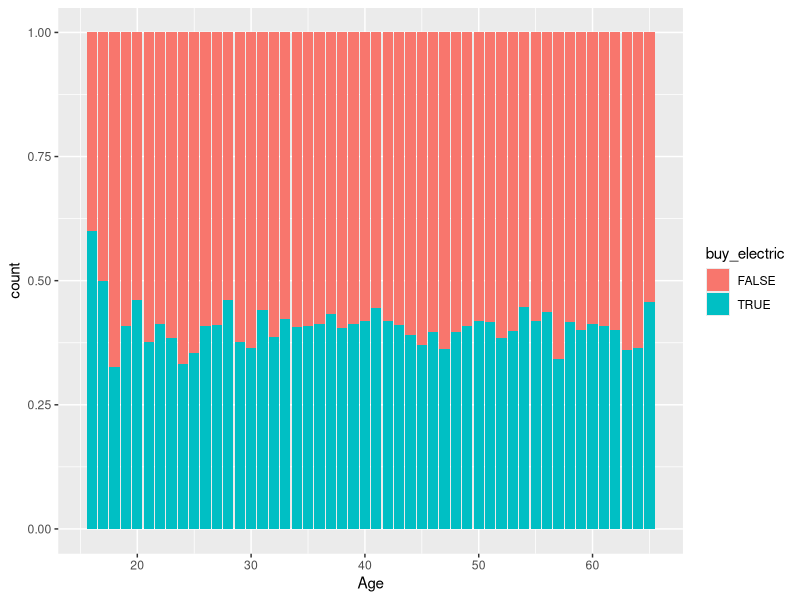
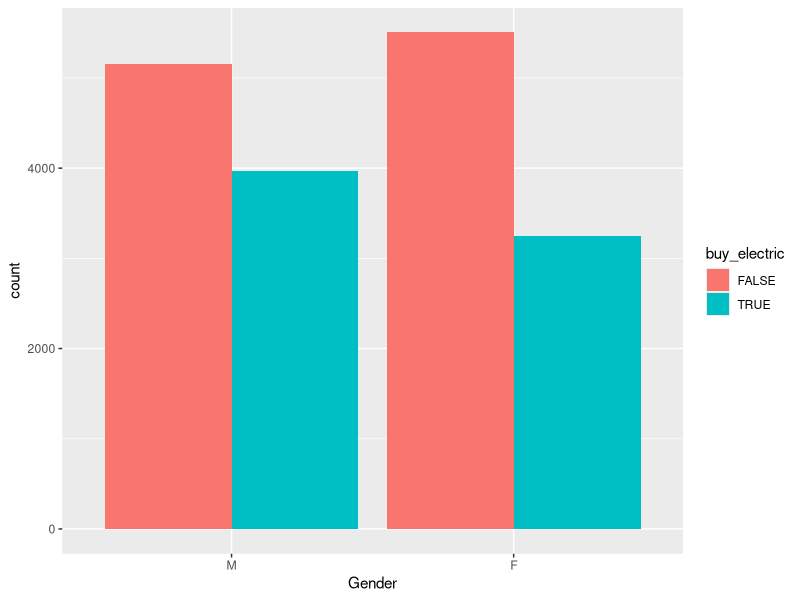
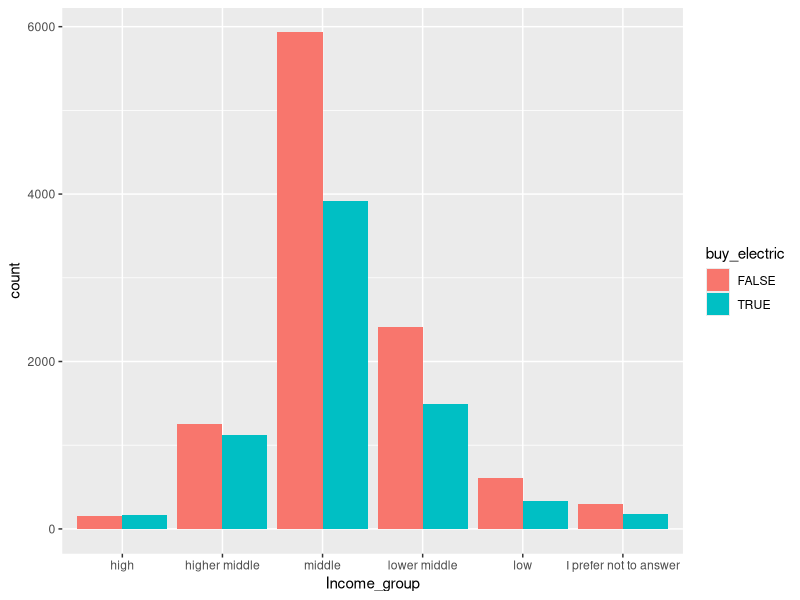
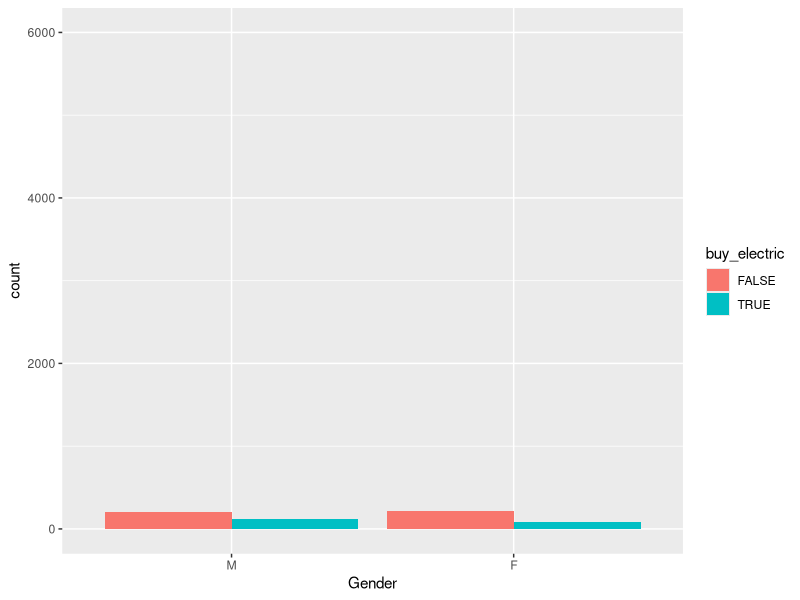

Write the R code that produced these figures, in order.
## ---- chunk 1
knitr::opts_chunk$set(echo = TRUE)
## ---- chunk 2
library(dplyr)
library(ggplot2)
library(tidyr)
library(readr)
library(forcats)
library(lubridate)
## ---- chunk 3
hev <- read.csv2("Data/HEV_article_2018_filtered.csv")
View(hev)
## ---- chunk 4
str(hev)
## ---- chunk 5
hev <- hev %>% select(-Car_sharing_)

hev1 <- hev %>% mutate(Gender = as.factor(Gender),
                       Education_level = as.factor(Education_level),
                       Employment_status = as.factor(Employment_status),
                       Income_group = as.factor(Income_group),
                       Country = as.factor(Country),
                       buy_electric = as.logical(buy_electric),
                       Household_members_number = as.factor(Household_members_number),
                       Plan_to_purchase_vehicle = as.factor(Plan_to_purchase_vehicle))

## ---- chunk 6
levels(hev1$Gender) <- c("M", "F")

levels(hev1$Country) <- c("Austria", "Belgium", "Bulgaria", "Croatia", "Czech Republic",
                          "Denmark", "Estonia", "Finland", "France", "Germany", "Greece",
                          "Hungary", "Ireland", "Italy", "Latvia", "Lithuania", "Netherlands",
                          "Poland", "Portugal", "Romania", "Slovakia", "Slovenia", "Spain",
                          "Sweden", "Great Britain", "Malta", "Luxembourg", "Cyprus")

levels(hev1$Education_level) <- c("Primary (elementary school)", 
                                  "Lower secondary (upper elementary school)", 
                                  "Upper secondary (high school)", 
                                  "Tertiary and higher (University degree or PhD)")

levels(hev1$Employment_status) <- c("Full time employed", "Part time employed", "Unemployed",
                                    "Studying", "Retired", "Other", "I prefer not to answer")

levels(hev1$Household_members_number) <- c("one (myself)", "two", "three", "four", "five", 
                                           "more than five", "I prefer not to answer")

levels(hev1$Plan_to_purchase_vehicle) <- c("Yes, in the next 6 months",
                                           "Yes, in the next 12 months",
                                           "Yes, in the next 2 years", "No", 
                                           "Don’t know/no answer")

levels(hev1$Income_group) <- c("high", "higher middle", "middle", "lower middle", "low", 
                               "I prefer not to answer")

## ---- chunk 7
hev1 %>% summary()
## ---- chunk 8
hev1 %>% ggplot(aes(Age)) + geom_bar(aes(fill = buy_electric), position = "fill")
## ---- chunk 9
hev1 %>% ggplot(aes(Gender)) + geom_bar(aes(fill = buy_electric), position = "dodge")
## ---- chunk 10
hev1 %>% ggplot(aes(Income_group)) + geom_bar(aes(fill = buy_electric), position = "dodge")
## ---- chunk 11
hev1 %>% filter(Country == "Belgium") %>% group_by(Country, Gender, buy_electric) %>% summarise(n = n(), median(Age)) %>% arrange(desc(n))
## ---- chunk 12
levels(hev1$Income_group)
## ---- chunk 13
hev1 %>% filter(Country == 'Belgium') %>% 
            ggplot(aes(Gender)) + 
            geom_bar(aes(fill = buy_electric), position = "dodge") +
            scale_y_continuous(limits = c(0, 6000))
